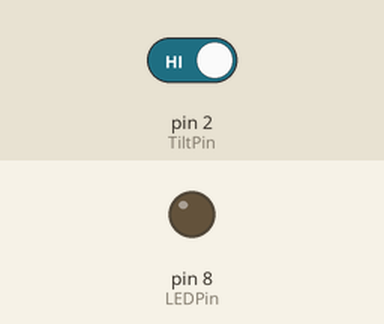
Recording of a sketch running on a simulated Arduino Uno, built with avr-gcc and run on an emulated ATmega328P. On the bench: output pins drawn as LEDs (lit = HIGH). The test bench sets the inputs (shaded band); at power-on: pin 2 (TiltPin) HIGH.

Above: at 1.2 s.
1.3 s: pin 2 (TiltPin) driven LOW
At 2.4 s:
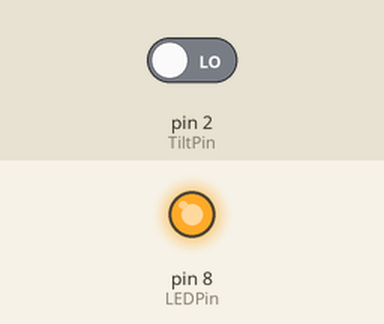
2.8 s: pin 2 (TiltPin) driven HIGH
At 3.5 s:
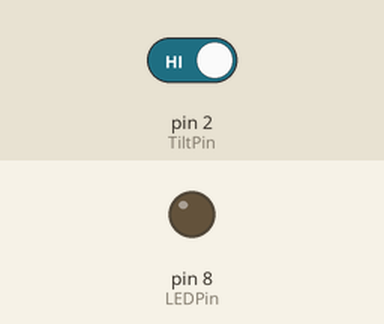
Timing chart, 0 to 5.8 s (numbered marks = the images above; inputs shaded):
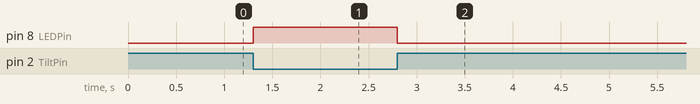

The sketch:

Button_LED_code.ino
```cpp
int TiltPin = 2;
int LEDPin = 8;

void setup() {
pinMode(TiltPin, INPUT_PULLUP);
pinMode(LEDPin, OUTPUT);
}

void loop() {
if (digitalRead(TiltPin) == LOW) {
digitalWrite(8, HIGH);

} else {
digitalWrite(8, LOW);
}
}
```

Measured:
- after the input at 1.3 s, pin 8 (LEDPin): LOW → HIGH at once
- after the input at 2.8 s, pin 8 (LEDPin): HIGH → LOW at once
